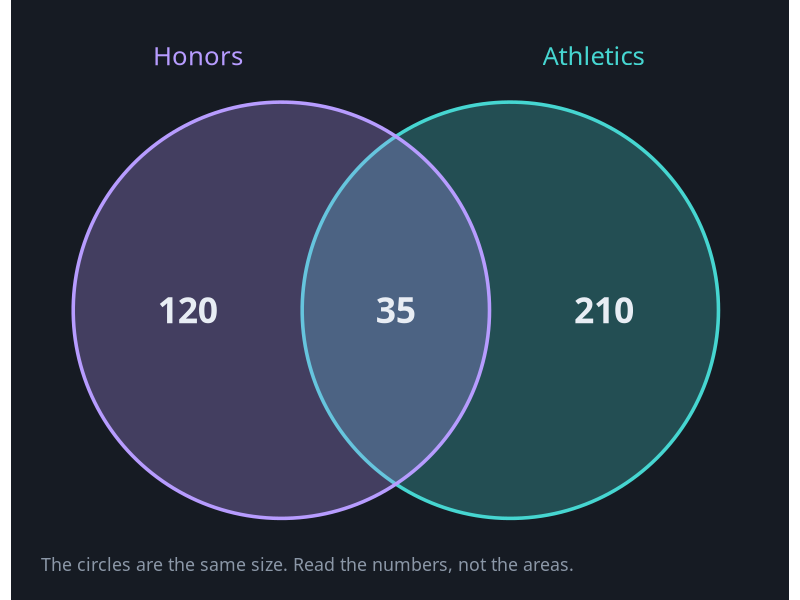
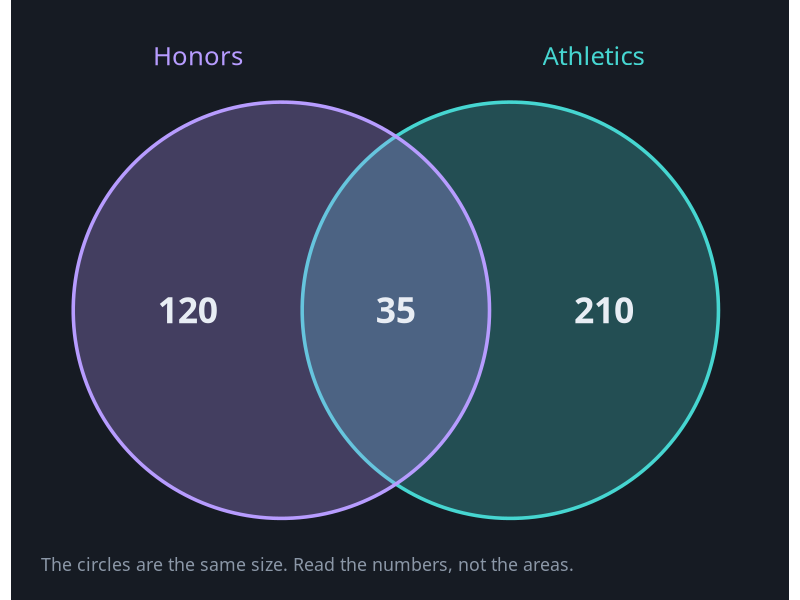

Recreate these plots in R, in order.
# Venn Diagram
# Question: How many students are in honors, athletics, or both?
# Put this script and venn.csv in the same folder, then in RStudio choose
# Session > Set Working Directory > To Source File Location.

library(tidyverse)

# ---- Gallery look: dark background, soft gray text ----
font <- "IBM Plex Sans"   # use "sans" if IBM Plex Sans is not installed
ink  <- "#8B97A7"

theme_gallery <- function() {
  theme_minimal(base_size = 16, base_family = font) +
    theme(
      plot.background  = element_rect(fill = "#161B23", color = NA),
      panel.grid       = element_line(color = "#222A34"),
      panel.grid.minor = element_blank(),
      text             = element_text(color = ink),
      axis.text        = element_text(color = ink),
      legend.position  = "top",
      legend.title     = element_blank(),
      plot.margin      = margin(24, 28, 18, 18)
    )
}

df <- read_csv("venn.csv", show_col_types = FALSE)

# Two equal circles, each drawn as a shape with 200 corners
circle <- function(x0, label) {
  t <- seq(0, 2 * pi, length.out = 200)
  tibble(x = x0 + cos(t), y = sin(t), group = label)
}
circles <- bind_rows(circle(-0.55, "Honors"), circle(0.55, "Athletics"))

# Where each count is written
spots <- tibble(region = c("Honors only", "Both", "Athletics only"),
                x = c(-1.0, 0, 1.0)) |>
  left_join(df, by = "region")

pal <- c("Honors" = "#B79CFF", "Athletics" = "#46D6D1")

p <- ggplot() +
  geom_polygon(data = circles, aes(x, y, group = group, fill = group, color = group),
               alpha = 0.28, linewidth = 1.2) +
  geom_text(data = spots, aes(x = x, y = 0, label = scales::comma(students)),
            color = "#E8EDF4", family = font, fontface = "bold", size = 9) +
  annotate("text", x = c(-0.95, 0.95), y = 1.22, label = c("Honors", "Athletics"),
           color = c("#B79CFF", "#46D6D1"), family = font, size = 6.5) +
  scale_fill_manual(values = pal) +
  scale_color_manual(values = pal) +
  coord_equal(clip = "off") +
  labs(caption = "The circles are the same size. Read the numbers, not the areas.") +
  theme_gallery() +
  theme(axis.text = element_blank(), axis.title = element_blank(), panel.grid = element_blank(),
        legend.position = "none", plot.caption = element_text(color = ink, hjust = 0))

ggsave("venn.png", p, width = 9, height = 6, dpi = 200)
p
